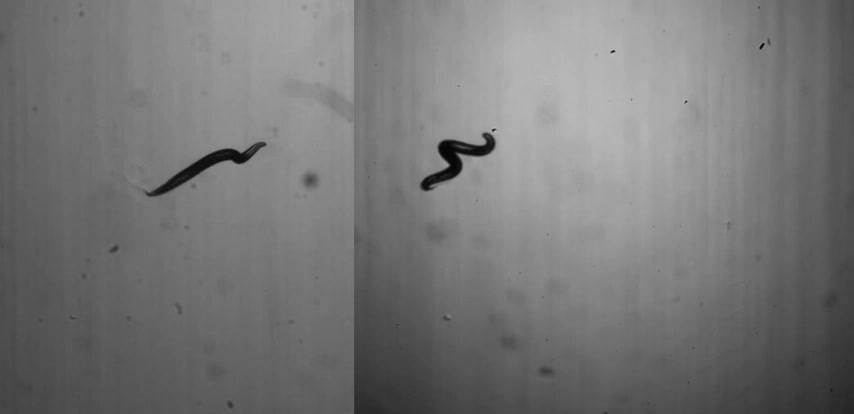
#> input picture data/images/raw/frame_000003.jpeg, 854 x 414 px; its folder holds only this picture in this run
$ python -i filter.py   (imports and definitions only)   (older library calls are emulated)
#> lines starting #> are read from the running program, lines starting #| are printed output that depends on the picture; after the words box and inside, x2 and y2 are one past the last pixel; in counts of white or black regions, pixels touching at a corner belong together
#> further down, picture is the input picture: shape (414, 854, 3); mean B, G, R 118.6, 118.7, 118.7
"""
Module that contains the computer vision algorithms of project elegancc.
"""


import cv2
import time


BLACK = (0, 0, 0)
WHITE = (255, 255, 255)
GRAY = (127, 127, 127)


class ImageFilter:
    """
    Responsible for applying filtering algorithms on the images.
    """

    def __init__(self):
        """
        A simple constructor that initializes variables used to crudely
        time algorithms.
        """
        self.currentFrame = 0
        self.timeStart = None

    # [18 lines left out: functions computeOtsuAlgorithm, computeDifferenceAlgorithm, not called in this run]

    def computeWormTrackingAlgorithm(self, img):
        """
        Converts the image to grayscale, applies a binary threshold, dilates
        the image, then finds contours. Afterwards, draws contours with
        sufficient area size onto the image.

        :param img: An image.
        :return: An image resulting from applying the algorithm on the input.
        """
        # Magic Parameters
        dilationIter = 3

        # worm ~150x15 = 2250 pixels^2
        contourMinArea = 500
        contourMaxArea = 3000

        # Converts the image to grayscale
        img = cv2.cvtColor(img, cv2.COLOR_BGR2GRAY)

        # Applies global thresholding to binary
        _, thresh = cv2.threshold(img, 30, 255, cv2.THRESH_BINARY)
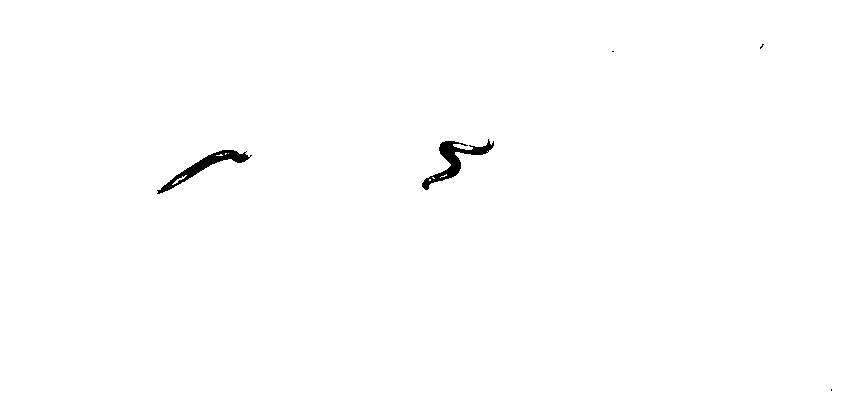
#> thresh: shape (414, 854); 99.5% white; 5 black regions (3 under 20 px), largest, box (x1, y1, x2, y2) and area: (422, 139, 494, 190) 931, (157, 150, 252, 194) 837

        # Erodes the image to improve quality of contours
        # Note: Erodes instead of Dilate because binary image is 'reversed'
        erode = cv2.erode(thresh, None, iterations=dilationIter)
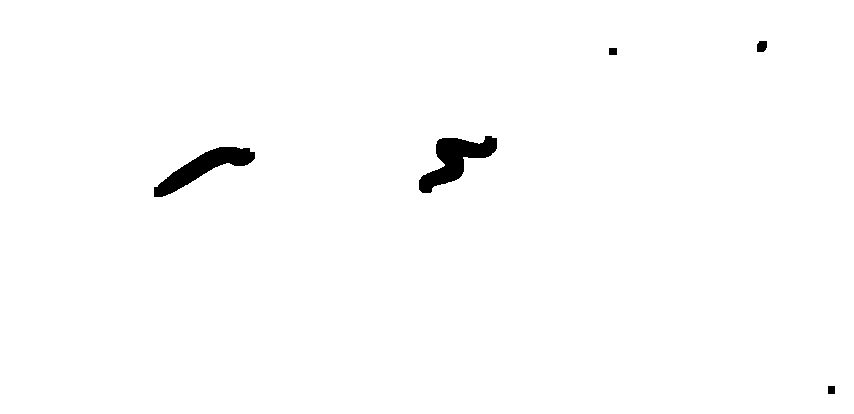
#> erode: shape (414, 854); 98.9% white; 5 black regions
        _, contours, _ = cv2.findContours(erode,
                                          cv2.RETR_TREE,
                                          cv2.CHAIN_APPROX_NONE)
#> contours = 6 contours; box (x1, y1, x2, y2) and area: (0, 0, 854, 414) 352289, (418, 135, 498, 194) 2066, (153, 146, 256, 198) 1912, (756, 40, 768, 53) 116, (827, 385, 836, 395) 70, (608, 47, 618, 56) 70

        # Draws all contours
        # track = cv2.drawContours(img, contours, -1, GRAY)

        # Extracting only sufficiently large contours and drawing a
        # rectangle around them (idea is to track the worm)
        for c in contours:
            if contourMaxArea > cv2.contourArea(c) > contourMinArea:
                (x, y, w, h) = cv2.boundingRect(c)
                cv2.rectangle(img, (x, y), (x+w, y+h), WHITE, 2)
#> this loop made 6 passes
#> (x, y, w, h) on passes 3 to 4: (153, 146, 103, 52), (418, 135, 80, 59)
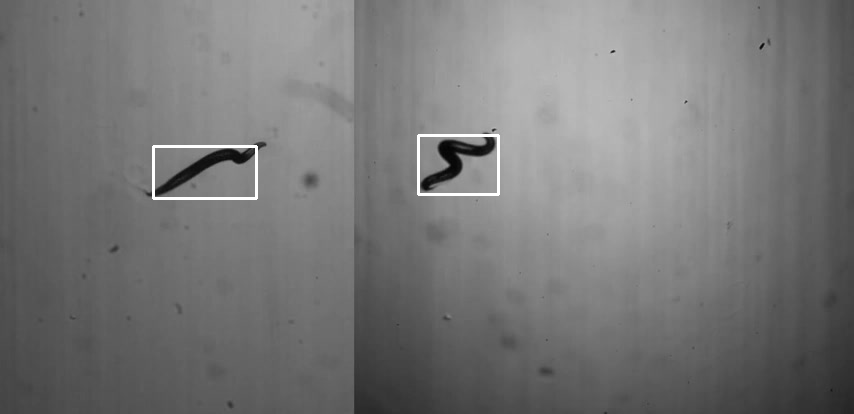
#> img: shape (414, 854); min 2, max 255, mean 119.3
                # print("Contours Rectangle at: (%d %d) (%d %d)" % (x, y, w, h))
                # print("Contours Area: %d " % cv2.contourArea(c))

        return img

    # [22 lines left out: functions _updatePerformanceMeasuring, _startPerformanceMeasuring, not called in this run]


class AnimationPreRenderer:
    """
    Responsible for pre-rendering the output of the image filtering
    algorithms (otherwise real-time rendering is too slow).
    """

    # [66 lines left out: functions __init__, generateWormTrackingImages, generateDifferenceImages, generateOtsuImages, not called in this run]

>>> import cv2
>>> picture = cv2.imread('../data/images/raw/frame_000003.jpeg')
>>> result = ImageFilter().computeWormTrackingAlgorithm(picture)
